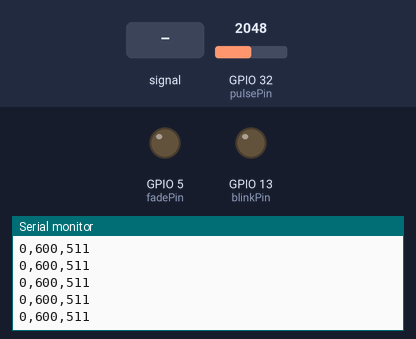
Simulated run of this sketch. Board: ESP32. Parts: output pins drawn as LEDs (lit = HIGH), the last lines printed to the serial monitor. Inputs (shaded band) come from the test bench; at power-on: GPIO 32 (pulsePin) = 2048. Nothing arrives over Bluetooth unless stated; a phone connects over Bluetooth LE 3 s after start.

Above: at 1.2 s.
1.3 s: GPIO 32 (pulsePin) fed a 200 Hz sine of ±327 counts around its level
At 1.56 s:
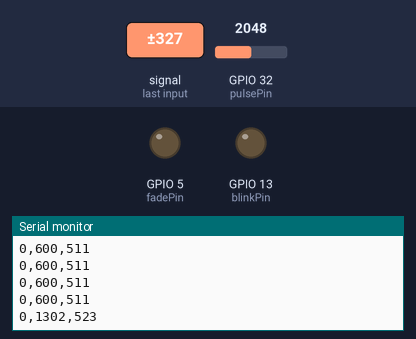
At 2.36 s:
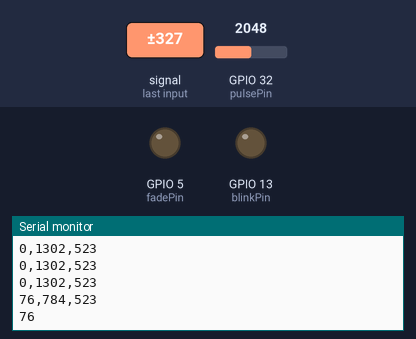
Timing chart, 0 to 4.3 s (numbered marks = the images above; inputs shaded):
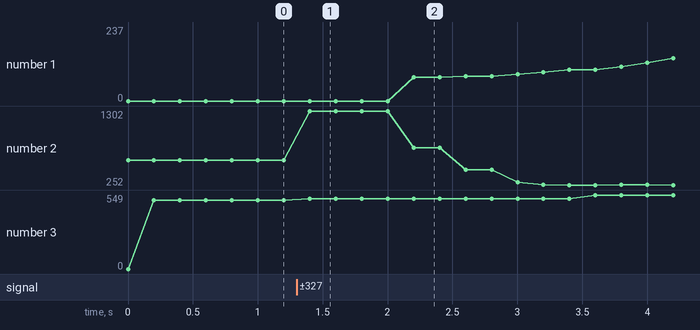

Measured:
- after the input at 1.3 s, the serial monitor: prints a new line after 0.10 s (image 1)
- plotted number 1: 0 → 237 after the input at 1.3 s
- plotted number 2: 600 → 254 after the input at 1.3 s
- plotted number 3: 511 → 438 after the input at 1.3 s

The sketch:

PulseSensorAmped_Arduino_1.5.0.ino
```cpp
/*  Pulse Sensor Amped 1.5    by Joel Murphy and Yury Gitman   http://www.pulsesensor.com

  ----------------------  Notes ----------------------  ----------------------
  This code:
  1) Blinks an LED to User's Live Heartbeat   PIN 13
  2) Fades an LED to User's Live HeartBeat    PIN 5
  3) Determines BPM
  4) Prints All of the Above to Serial

  Read Me:
  https://github.com/WorldFamousElectronics/PulseSensor_Amped_Arduino/blob/master/README.md
  ----------------------       ----------------------  ----------------------
*/

#define PROCESSING_VISUALIZER 1
#define SERIAL_PLOTTER  2

#include <BLEDevice.h>
#include <BLEUtils.h>
#include <BLEServer.h>
#include <BLE2902.h>

byte flags = 0b00111110;
byte bpm;
byte heart[8] = { 0b00001110, 60, 0, 0, 0 , 0, 0, 0};
byte hrmPos[1] = {2};

bool _BLEClientConnected = false;

#define heartRateService BLEUUID((uint16_t)0x180D)
BLECharacteristic heartRateMeasurementCharacteristics(BLEUUID((uint16_t)0x2A37), BLECharacteristic::PROPERTY_NOTIFY);
BLECharacteristic sensorPositionCharacteristic(BLEUUID((uint16_t)0x2A38), BLECharacteristic::PROPERTY_READ);
BLEDescriptor heartRateDescriptor(BLEUUID((uint16_t)0x2901));
BLEDescriptor sensorPositionDescriptor(BLEUUID((uint16_t)0x2901));

class MyServerCallbacks : public BLEServerCallbacks {
    void onConnect(BLEServer* pServer) {
      _BLEClientConnected = true;
    };

    void onDisconnect(BLEServer* pServer) {
      _BLEClientConnected = false;
    }
};

void InitBLE() {
  BLEDevice::init("FT8");
  // Create the BLE Server
  BLEServer *pServer = BLEDevice::createServer();
  pServer->setCallbacks(new MyServerCallbacks());

  // Create the BLE Service
  BLEService *pHeart = pServer->createService(heartRateService);

  pHeart->addCharacteristic(&heartRateMeasurementCharacteristics);
  heartRateDescriptor.setValue("Rate from 0 to 200");
  heartRateMeasurementCharacteristics.addDescriptor(&heartRateDescriptor);
  heartRateMeasurementCharacteristics.addDescriptor(new BLE2902());

  pHeart->addCharacteristic(&sensorPositionCharacteristic);
  sensorPositionDescriptor.setValue("Position 0 - 6");
  sensorPositionCharacteristic.addDescriptor(&sensorPositionDescriptor);

  pServer->getAdvertising()->addServiceUUID(heartRateService);

  pHeart->start();
  // Start advertising
  pServer->getAdvertising()->start();
}

//  Variables
int pulsePin = A4;                 // Pulse Sensor purple wire connected to analog pin 0
int blinkPin = 13;                // pin to blink led at each beat
int fadePin = 5;                  // pin to do fancy classy fading blink at each beat
int fadeRate = 0;                 // used to fade LED on with PWM on fadePin

// Volatile Variables, used in the interrupt service routine!
volatile int BPM;                   // int that holds raw Analog in 0. updated every 2mS
volatile int Signal;                // holds the incoming raw data
volatile int IBI = 600;             // int that holds the time interval between beats! Must be seeded!
volatile boolean Pulse = false;     // "True" when User's live heartbeat is detected. "False" when not a "live beat".
volatile boolean QS = false;        // becomes true when Arduoino finds a beat.

// SET THE SERIAL OUTPUT TYPE TO YOUR NEEDS
// PROCESSING_VISUALIZER works with Pulse Sensor Processing Visualizer
//      https://github.com/WorldFamousElectronics/PulseSensor_Amped_Processing_Visualizer
// SERIAL_PLOTTER outputs sensor data for viewing with the Arduino Serial Plotter
//      run the Serial Plotter at 115200 baud: Tools/Serial Plotter or Command+L
static int outputType = SERIAL_PLOTTER;


void setup() {
  pinMode(blinkPin, OUTPUT);        // pin that will blink to your heartbeat!
  pinMode(fadePin, OUTPUT);         // pin that will fade to your heartbeat!
  Serial.begin(115200);             // we agree to talk fast!
  interruptSetup();
  InitBLE();
  bpm = 1;
  // sets up to read Pulse Sensor signal every 2mS
  // IF YOU ARE POWERING The Pulse Sensor AT VOLTAGE LESS THAN THE BOARD VOLTAGE,
  // UN-COMMENT THE NEXT LINE AND APPLY THAT VOLTAGE TO THE A-REF PIN
  //   analogReference(EXTERNAL);
}


//  Where the Magic Happens
void loop() {

  serialOutput() ;

  if (QS == true) {    // A Heartbeat Was Found
    // BPM and IBI have been Determined
    // Quantified Self "QS" true when arduino finds a heartbeat
    fadeRate = 255;         // Makes the LED Fade Effect Happen
    // Set 'fadeRate' Variable to 255 to fade LED with pulse
    if (BPM > 40 && BPM < 150) {
      heart[1] = (byte)BPM;
      int energyUsed = 3000;
      heart[3] = energyUsed / 256;
      heart[2] = energyUsed - (heart[2] * 256);
      Serial.println(BPM);

      heartRateMeasurementCharacteristics.setValue(heart, 8);
      heartRateMeasurementCharacteristics.notify();
    }

    sensorPositionCharacteristic.setValue(hrmPos, 1);
    serialOutputWhenBeatHappens();   // A Beat Happened, Output that to serial.
    QS = false;                      // reset the Quantified Self flag for next time
  }

  ledFadeToBeat();                      // Makes the LED Fade Effect Happen
  delay(200);                             //  take a break
}


void ledFadeToBeat() {
  fadeRate -= 15;                         //  set LED fade value
  fadeRate = constrain(fadeRate, 0, 255); //  keep LED fade value from going into negative numbers!
  //analogWrite(fadePin,fadeRate);          //  fade LED
}
```

AllSerialHandling.ino
```cpp
//////////
/////////  All Serial Handling Code,
/////////  It's Changeable with the 'outputType' variable
/////////  It's declared at start of code.
/////////

void serialOutput(){   // Decide How To Output Serial.
  switch(outputType){
    case PROCESSING_VISUALIZER:
      sendDataToSerial('S', Signal);     // goes to sendDataToSerial function
      break;
    case SERIAL_PLOTTER:  // open the Arduino Serial Plotter to visualize these data
      Serial.print(BPM);
      Serial.print(",");
      Serial.print(IBI);
      Serial.print(",");
      Serial.println(Signal);
      break;
    default:
      break;
  }

}

//  Decides How To OutPut BPM and IBI Data
void serialOutputWhenBeatHappens(){
  switch(outputType){
    case PROCESSING_VISUALIZER:    // find it here https://github.com/WorldFamousElectronics/PulseSensor_Amped_Processing_Visualizer
      sendDataToSerial('B',BPM);   // send heart rate with a 'B' prefix
      sendDataToSerial('Q',IBI);   // send time between beats with a 'Q' prefix
      break;

    default:
      break;
  }
}

//  Sends Data to Pulse Sensor Processing App, Native Mac App, or Third-party Serial Readers.
void sendDataToSerial(char symbol, int data ){
    Serial.print(symbol);
    Serial.println(data);
  }
```

Interrupt.ino
```cpp
volatile int rate[10];                    // array to hold last ten IBI values
volatile unsigned long sampleCounter = 0; // used to determine pulse timing
volatile unsigned long lastBeatTime = 0;  // used to find IBI
volatile int P =512;                      // used to find peak in pulse wave, seeded
volatile int T = 512;                     // used to find trough in pulse wave, seeded
volatile int thresh = 512;                // used to find instant moment of heart beat, seeded
volatile int amp = 100;                   // used to hold amplitude of pulse waveform, seeded
volatile boolean firstBeat = true;        // used to seed rate array so we startup with reasonable BPM
volatile boolean secondBeat = false;      // used to seed rate array so we startup with reasonable BPM


hw_timer_t * timer = NULL;


void interruptSetup(){
  // Use 1st timer of 4 (counted from zero).
  // Set 80 divider for prescaler (see ESP32 Technical Reference Manual for more
  // info).
  timer = timerBegin(0, 80, true);

  // Initializes Timer to run the ISR to sample every 2mS as per original Sketch.
  // Attach ISRTr function to our timer.
  timerAttachInterrupt(timer, &ISRTr, true);


  // Set alarm to call isr function every 2 milliseconds (value in microseconds).
  // Repeat the alarm (third parameter)
  timerAlarmWrite(timer, 2000, true);

  // Start an alarm
  timerAlarmEnable(timer);

}


// THIS IS THE HW-TIMER INTERRUPT SERVICE ROUTINE.
// Timer makes sure that we take a reading every 2 miliseconds
void ISRTr(){                                 // triggered when timer fires....
  Signal = analogRead(A4);                    // read the Pulse Sensor on pin 34 3.3v sensor power......default ADC setup........
  Signal = map(Signal, 0, 4095, 0, 1023);     // Map the value back to original sketch range......
  sampleCounter += 2;                         // keep track of the time in mS with this variable
  int N = sampleCounter - lastBeatTime;       // monitor the time since the last beat to avoid noise

    //  find the peak and trough of the pulse wave
  if(Signal < thresh && N > (IBI/5)*3){       // avoid dichrotic noise by waiting 3/5 of last IBI
    if (Signal < T){                        // T is the trough
      T = Signal;                         // keep track of lowest point in pulse wave
    }
  }

  if(Signal > thresh && Signal > P){          // thresh condition helps avoid noise
    P = Signal;                             // P is the peak
  }                                        // keep track of highest point in pulse wave

  //  NOW IT'S TIME TO LOOK FOR THE HEART BEAT
  // signal surges up in value every time there is a pulse
  if (N > 250){                                   // avoid high frequency noise
    if ( (Signal > thresh) && (Pulse == false) && (N > (IBI/5)*3) ){
      Pulse = true;                               // set the Pulse flag when we think there is a pulse
      digitalWrite(LED_BUILTIN,HIGH);                // turn on pin 13 LED
      IBI = sampleCounter - lastBeatTime;         // measure time between beats in mS
      lastBeatTime = sampleCounter;               // keep track of time for next pulse

      if(secondBeat){                        // if this is the second beat, if secondBeat == TRUE
        secondBeat = false;                  // clear secondBeat flag
        for(int i=0; i<=9; i++){             // seed the running total to get a realisitic BPM at startup
          rate[i] = IBI;
        }
      }

      if(firstBeat){                         // if it's the first time we found a beat, if firstBeat == TRUE
        firstBeat = false;                   // clear firstBeat flag
        secondBeat = true;                   // set the second beat flag
        sei();                               // enable interrupts again
        return;                              // IBI value is unreliable so discard it
      }


      // keep a running total of the last 10 IBI values
      word runningTotal = 0;                  // clear the runningTotal variable

      for(int i=0; i<=8; i++){                // shift data in the rate array
        rate[i] = rate[i+1];                  // and drop the oldest IBI value
        runningTotal += rate[i];              // add up the 9 oldest IBI values
      }

      rate[9] = IBI;                          // add the latest IBI to the rate array
      runningTotal += rate[9];                // add the latest IBI to runningTotal
      runningTotal /= 10;                     // average the last 10 IBI values
      BPM = 60000/runningTotal;               // how many beats can fit into a minute? that's BPM!
      QS = true;                              // set Quantified Self flag
      // QS FLAG IS NOT CLEARED INSIDE THIS ISR
    }
  }

  if (Signal < thresh && Pulse == true){   // when the values are going down, the beat is over
    digitalWrite(LED_BUILTIN,LOW);            // turn off pin 13 LED
    Pulse = false;                         // reset the Pulse flag so we can do it again
    amp = P - T;                           // get amplitude of the pulse wave
    thresh = amp/2 + T;                    // set thresh at 50% of the amplitude
    P = thresh;                            // reset these for next time
    T = thresh;
  }

  if (N > 2500){                           // if 2.5 seconds go by without a beat
    thresh = 512;                          // set thresh default
    P = 512;                               // set P default
    T = 512;                               // set T default
    lastBeatTime = sampleCounter;          // bring the lastBeatTime up to date
    firstBeat = true;                      // set these to avoid noise
    secondBeat = false;                    // when we get the heartbeat back
  }


}// end isr
```

Source omitted: Timer_Interrupt_Notes.ino (12406 bytes)
